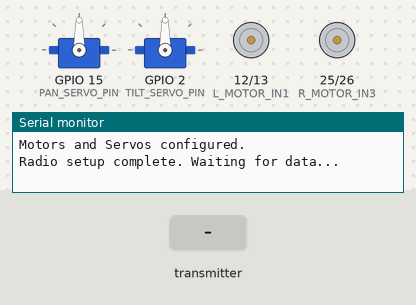
The sketch below on a simulated ESP32. Shown: 2 × servo, motor-driver pin pairs drawn as motors (green arrow = first pin HIGH = forward, orange = second pin HIGH = backward, longer = more drive, scaled by the enable pin), the last lines printed to the serial monitor. The test bench sets the inputs (shaded band). No radio packets arrive unless stated.

Above: at 1.2 s.
1.3 s: the transmitter starts sending j1_x = 0
At 1.46 s:
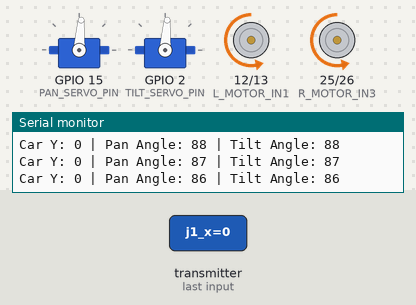
4.3 s: the transmitter starts sending j1_y = 128
At 6.7 s:
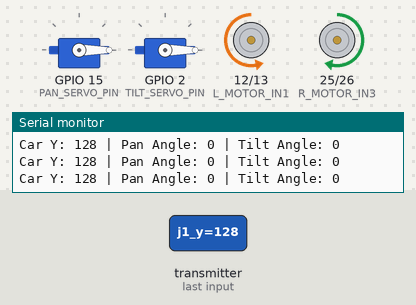
7.3 s: the transmitter starts sending j2_x = 255
At 8.28 s:
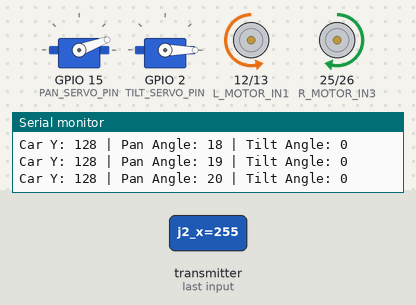
10.3 s: the transmitter starts sending j2_y = 255
At 10.46 s:
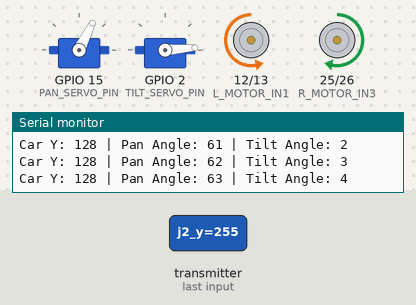
13.3 s: the transmitter starts sending pot_speed = 128
At 13.46 s:
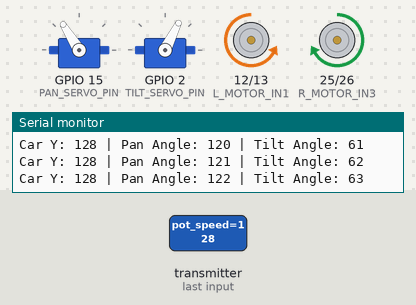
16.3 s: the transmitter starts sending j1_x = 128
At 20.1 s:
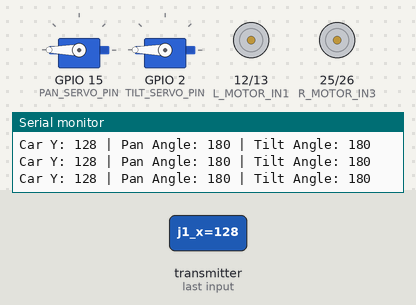
Timing chart, 0 to 20.3 s (numbered marks = the images above; inputs shaded):
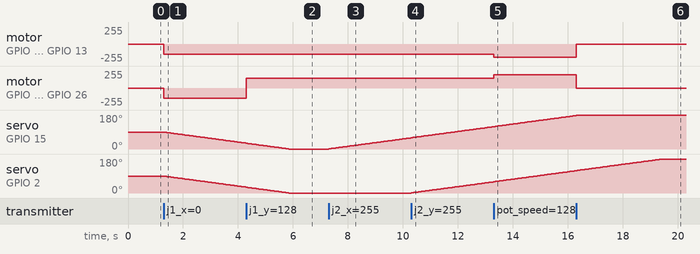

Measured:
- after the input at 1.3 s, motor on GPIO 12 (L_MOTOR_IN1) / GPIO 13 (L_MOTOR_IN2), motor on GPIO 25 (R_MOTOR_IN3) / GPIO 26 (R_MOTOR_IN4): stopped → backward 150/255 at once; servo on GPIO 15 (PAN_SERVO_PIN), servo on GPIO 2 (TILT_SERVO_PIN): moves from 90° to 31° over 3.0 s, starting at once
- after the input at 4.3 s, motor on GPIO 25 (R_MOTOR_IN3) / GPIO 26 (R_MOTOR_IN4): backward 150/255 → forward 150/255 at once
- after the input at 7.3 s, servo on GPIO 15 (PAN_SERVO_PIN): moves from 0° to 59° over 3.0 s, starting at once
- after the input at 10.3 s, servo on GPIO 2 (TILT_SERVO_PIN): moves from 0° to 59° over 3.0 s, starting at once
- after the input at 13.3 s, motor on GPIO 12 (L_MOTOR_IN1) / GPIO 13 (L_MOTOR_IN2): backward 150/255 → backward 202/255 at once; motor on GPIO 25 (R_MOTOR_IN3) / GPIO 26 (R_MOTOR_IN4): forward 150/255 → forward 202/255 at once
- after the input at 16.3 s, motor on GPIO 12 (L_MOTOR_IN1) / GPIO 13 (L_MOTOR_IN2): backward 202/255 → stopped at once; motor on GPIO 25 (R_MOTOR_IN3) / GPIO 26 (R_MOTOR_IN4): forward 202/255 → stopped at once

The sketch:

Receiver_esp32.ino
```cpp
/*
--Swarnendu-Rup Repository-->

Receiver's Connections steps

NRF24L01 Module -> ESP32

VCC -> 3.3V
GND -> GND
CE -> GPIO4
CSN -> GPIO5
SCK -> GPIO18
MOSI -> GPIO23
MISO -> GPIO19
L298N Motor Driver -> ESP32
IN1 -> GPIO12
IN2 -> GPIO13
ENA -> GPIO14 (Ensure the jumper is removed from ENA)
IN3 -> GPIO25
IN4 -> GPIO26
ENB -> GPIO27 (Ensure the jumper is removed from ENB)
GND -> GND (This should already be connected from the power step)
Motors -> L298N Motor Driver
Left Motor -> L298N OUT1 & OUT2
Right Motor -> L298N OUT3 & OUT4
Pan Servo -> ESP32 & L298N
Signal (Yellow/Orange wire) -> ESP32 GPIO15
VCC (Red wire) -> L298N 5V Output
GND (Brown/Black wire) -> L298N GND Terminal
Tilt Servo -> ESP32 & L298N
Signal (Yellow/Orange wire) -> ESP32 GPIO2
VCC (Red wire) -> L298N 5V Output
GND (Brown/Black wire) -> L298N GND Terminal
*/

#include <SPI.h>
#include <nRF24L01.h>
#include <RF24.h>
#include <ESP32Servo.h>

// --- Pin Configuration (Unchanged) ---
#define NRF_CE_PIN 4
#define NRF_CSN_PIN 5
#define L_MOTOR_IN1 12
#define L_MOTOR_IN2 13
#define L_MOTOR_ENA 14
#define R_MOTOR_IN3 25
#define R_MOTOR_IN4 26
#define R_MOTOR_ENB 27
#define PAN_SERVO_PIN 15
#define TILT_SERVO_PIN 2

// --- Dead Zone for Joysticks ---
#define JOY_DEADZONE_LOW 115
#define JOY_DEADZONE_HIGH 140

// --- RF24 Setup ---
RF24 radio(NRF_CE_PIN, NRF_CSN_PIN);
const byte address[6] = "00001";

// --- Servo Objects ---
Servo panServo;
Servo tiltServo;

// --- NEW: Servo Position State Variables ---
// These will store the servo's current position. They start at 90 (center).
int currentPanAngle = 90;
int currentTiltAngle = 90;

// Data structure to hold all control values (must match transmitter)
struct Data_Package {
  byte j1_x;
  byte j1_y;
  byte j2_x;
  byte j2_y;
  byte pot_speed;
};

Data_Package data;

void stopMotors() {
    digitalWrite(L_MOTOR_IN1, LOW);
    digitalWrite(L_MOTOR_IN2, LOW);
    digitalWrite(R_MOTOR_IN3, LOW);
    digitalWrite(R_MOTOR_IN4, LOW);
    analogWrite(L_MOTOR_ENA, 0);
    analogWrite(R_MOTOR_ENB, 0);
}

void setup() {
  Serial.begin(115200);
  Serial.println("ESP32 Receiver starting up... (Slow Servo Version)");

  // Configure Motor pins
  pinMode(L_MOTOR_IN1, OUTPUT);
  pinMode(L_MOTOR_IN2, OUTPUT);
  pinMode(L_MOTOR_ENA, OUTPUT);
  pinMode(R_MOTOR_IN3, OUTPUT);
  pinMode(R_MOTOR_IN4, OUTPUT);
  pinMode(R_MOTOR_ENB, OUTPUT);

  // Attach servos and set to initial position
  panServo.attach(PAN_SERVO_PIN);
  tiltServo.attach(TILT_SERVO_PIN);
  panServo.write(currentPanAngle);
  tiltServo.write(currentTiltAngle);

  Serial.println("Motors and Servos configured.");

  // Initialize NRF24L01 radio
  radio.begin();
  radio.openReadingPipe(0, address);
  radio.setPALevel(RF24_PA_MIN);
  radio.startListening();
  Serial.println("Radio setup complete. Waiting for data...");

  stopMotors();
}

void loop() {
  if (radio.available()) {
    radio.read(&data, sizeof(Data_Package));

    // --- Motor Control Logic (Unchanged) ---
    int motorSpeed = map(data.pot_speed, 0, 255, 150, 255);
    if (data.j1_y > JOY_DEADZONE_HIGH) { // Forward
        digitalWrite(L_MOTOR_IN1, HIGH); digitalWrite(L_MOTOR_IN2, LOW);
        digitalWrite(R_MOTOR_IN3, HIGH); digitalWrite(R_MOTOR_IN4, LOW);
        analogWrite(L_MOTOR_ENA, motorSpeed); analogWrite(R_MOTOR_ENB, motorSpeed);
    } else if (data.j1_y < JOY_DEADZONE_LOW) { // Backward
        digitalWrite(L_MOTOR_IN1, LOW); digitalWrite(L_MOTOR_IN2, HIGH);
        digitalWrite(R_MOTOR_IN3, LOW); digitalWrite(R_MOTOR_IN4, HIGH);
        analogWrite(L_MOTOR_ENA, motorSpeed); analogWrite(R_MOTOR_ENB, motorSpeed);
    } else {
        if (data.j1_x > JOY_DEADZONE_HIGH) { // Right
            digitalWrite(L_MOTOR_IN1, HIGH); digitalWrite(L_MOTOR_IN2, LOW);
            digitalWrite(R_MOTOR_IN3, LOW); digitalWrite(R_MOTOR_IN4, HIGH);
            analogWrite(L_MOTOR_ENA, motorSpeed); analogWrite(R_MOTOR_ENB, motorSpeed);
        } else if (data.j1_x < JOY_DEADZONE_LOW) { // Left
            digitalWrite(L_MOTOR_IN1, LOW); digitalWrite(L_MOTOR_IN2, HIGH);
            digitalWrite(R_MOTOR_IN3, HIGH); digitalWrite(R_MOTOR_IN4, LOW);
            analogWrite(L_MOTOR_ENA, motorSpeed); analogWrite(R_MOTOR_ENB, motorSpeed);
        } else {
            stopMotors(); // Stop if car joystick is centered
        }
    }

    // --- NEW: Slow Pan/Tilt Control Logic ---
    // Pan Control (Horizontal)
    if (data.j2_x > JOY_DEADZONE_HIGH) { // If joystick is pushed right
      currentPanAngle++; // Increment the angle
    } else if (data.j2_x < JOY_DEADZONE_LOW) { // If joystick is pushed left
      currentPanAngle--; // Decrement the angle
    }
    // If joystick is in the middle, do nothing to the angle

    // Tilt Control (Vertical)
    if (data.j2_y > JOY_DEADZONE_HIGH) { // If joystick is pushed up
      currentTiltAngle++; // Increment the angle
    } else if (data.j2_y < JOY_DEADZONE_LOW) { // If joystick is pushed down
      currentTiltAngle--; // Decrement the angle
    }
    // If joystick is in the middle, do nothing to the angle

    // Constrain the angles to the servo's valid range (0 to 180)
    currentPanAngle = constrain(currentPanAngle, 0, 180);
    currentTiltAngle = constrain(currentTiltAngle, 0, 180);

    // Write the new, slightly changed angles to the servos
    panServo.write(currentPanAngle);
    tiltServo.write(currentTiltAngle);

    // --- Serial Debugging Output ---
    Serial.print("Car Y: "); Serial.print(data.j1_y);
    Serial.print(" | Pan Angle: "); Serial.print(currentPanAngle);
    Serial.print(" | Tilt Angle: "); Serial.println(currentTiltAngle);

    // This delay controls the speed of the pan/tilt.
    // Bigger number = Slower movement.
    delay(5);
  }
}
```
